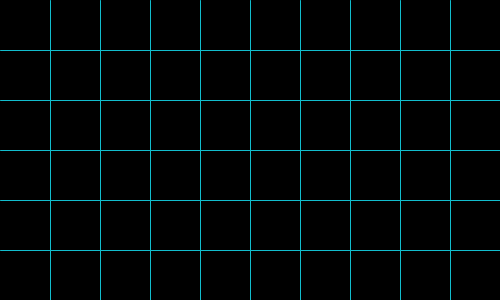
Frame 1 (no input)
Frame 60 (the mouse pressed at the canvas centre just before this capture): identical to frame 1, image omitted
Frame 120 (the mouse held since frame 60 and released just before this capture): identical to frame 1, image omitted

The Processing sketch that drew this single still picture (run headless with seeded random() and noise(); from frame 60 on, the mouse is pressed at the canvas centre):

// Processing sketch: processing_41070
// ── processing_41070.pde

void setup() {
  size(500,300);
  background(0);
  stroke(18,189,205);
  strokeWeight(1);
  line(0,50,500,50);
  line(0,100,500,100);
  line(0,150,500,150);
  line(0,200,500,200);
  line(0,250,500,250);
  
  line(50,0,50,300);
  line(100,0,100,300);
  line(150,0,150,300);
  line(200,0,200,300);
  line(250,0,250,300);
  line(300,0,300,300);
  line(350,0,350,300);
  line(400,0,400,300);
  line(450,0,450,300);
  smooth();
}
 

 
 
void draw() {
 
  
  
  if (mousePressed==true && (mouseButton == LEFT) )
{
 
  strokeWeight(2);
  stroke (255,215,139);
  point(mouseX--, mouseY++);
  }
  else if (mousePressed && (mouseButton == RIGHT)) 
{
   
   strokeWeight(2);
   stroke (255,215,139);
   point(mouseX, mouseY++);
  }

 
    }
 

 

  
